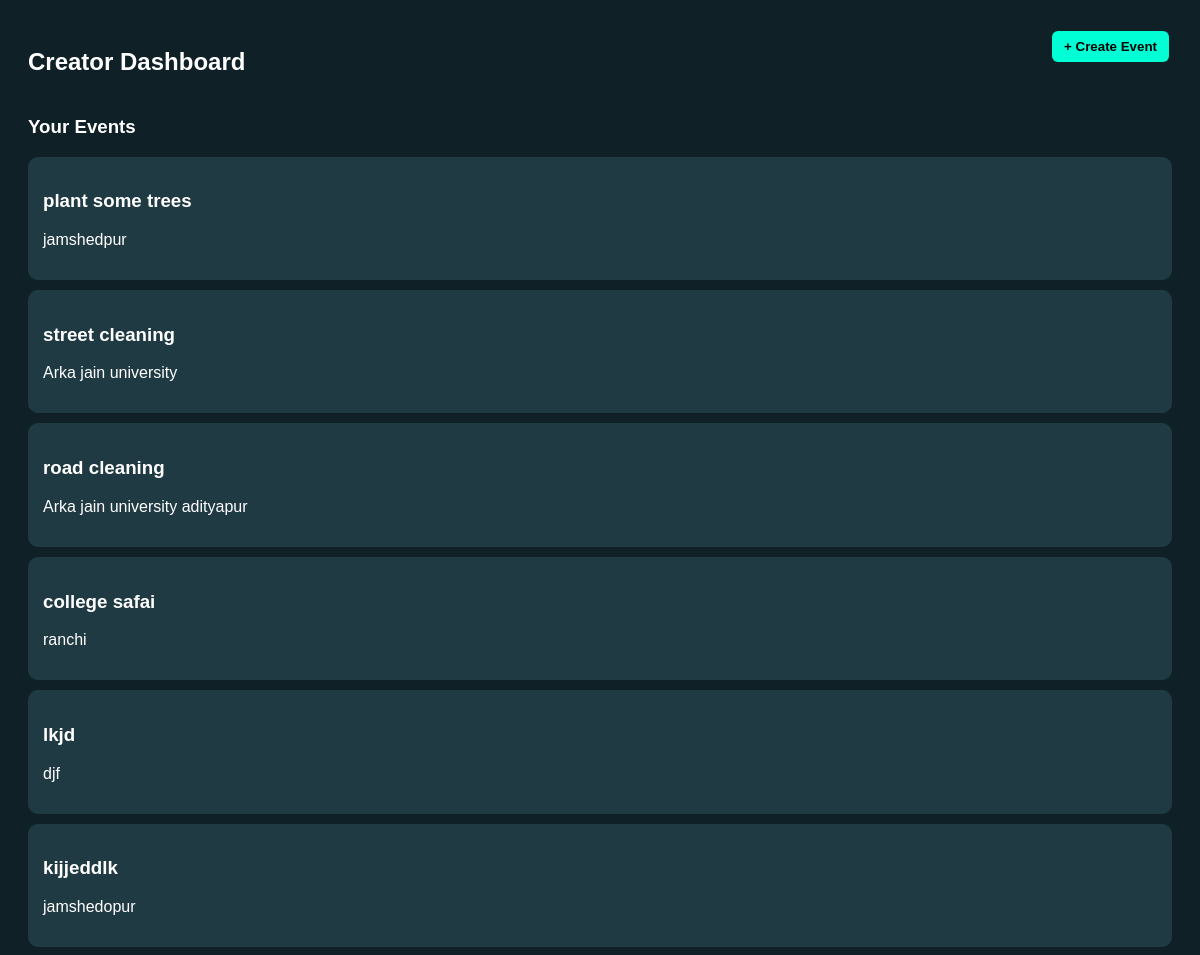
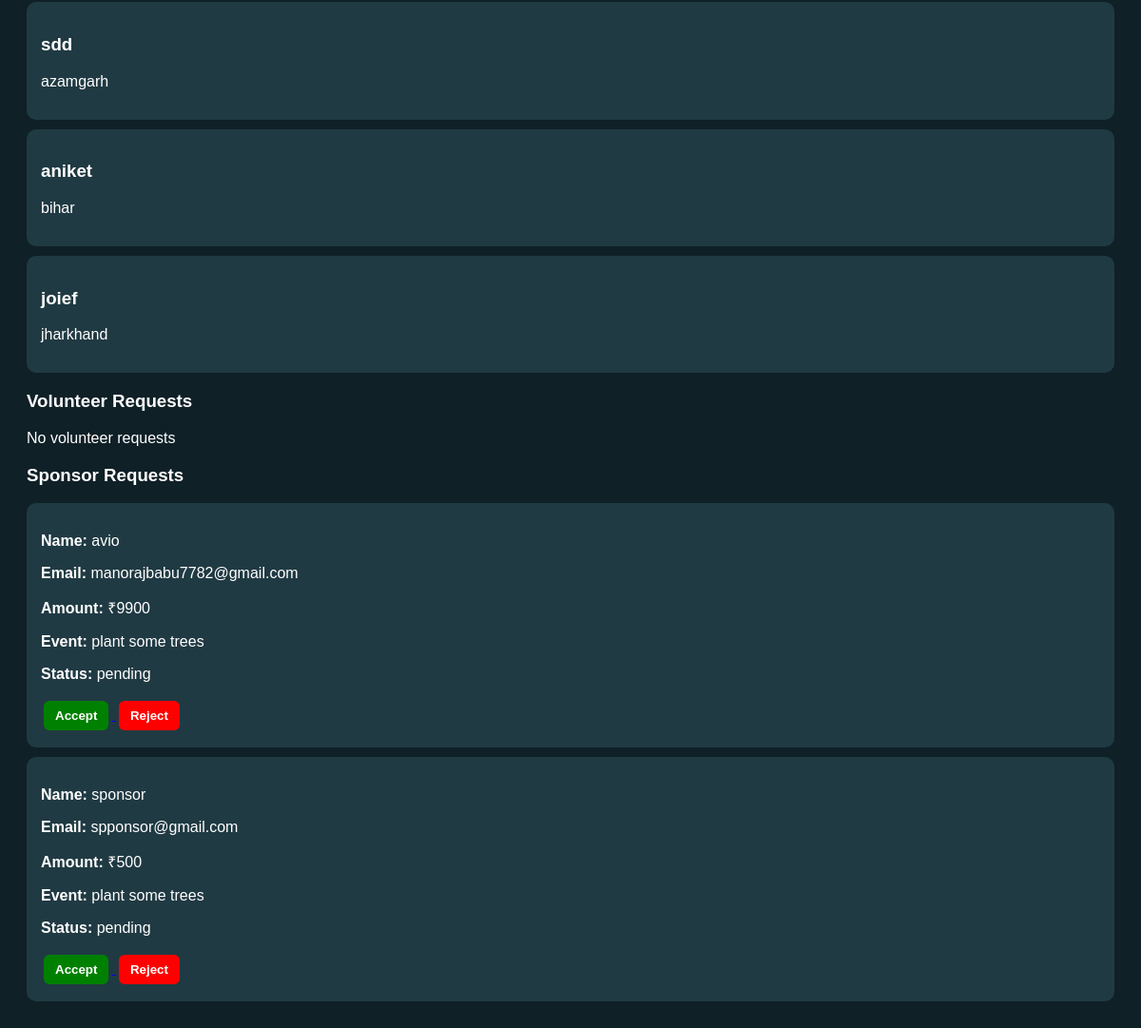
The page /dashboard/ (signed in) on the database its author committed (2 pictures, top to bottom).
### core/models.py (models this page shows, shortened)
class Event(models.Model):
    title = models.CharField(max_length=100)
    description = models.TextField()
    location = models.CharField(max_length=100)
    normalized_location = models.CharField(max_length=100)
    start_date = models.DateField(null=True, blank=True)
    end_date = models.DateField(null=True, blank=True)
    created_by = models.ForeignKey(User, on_delete=models.CASCADE)

class Sponsorship(models.Model):
    STATUS_CHOICES = (
        ('pending', 'Pending'),
        ('approved', 'Approved'),
        ('rejected', 'Rejected'),
    )
    sponsor = models.ForeignKey(User, on_delete=models.CASCADE)
    event = models.ForeignKey(Event, on_delete=models.CASCADE)
    amount = models.IntegerField()
    status = models.CharField(max_length=10, choices=STATUS_CHOICES, default='pending')

class User(AbstractUser):
    ROLE_CHOICES = (
        ('volunteer', 'Volunteer'),
        ('creator', 'Event Creator'),
        ('sponsor', 'Sponsor'),
    )
    role = models.CharField(max_length=20, choices=ROLE_CHOICES)
    email = models.EmailField(blank=True)
    groups = models.ManyToManyField('auth.Group', related_name='core_user_set', blank=True)
    user_permissions = models.ManyToManyField('auth.Permission', related_name='core_user_permissions_set', blank=True)

### core/views.py (the view)
# urls.py: path('dashboard/', views.creator_dashboard, name='dashboard'),
@login_required
def creator_dashboard(request):
    if request.user.role != 'creator':
        return redirect('home')
    events = Event.objects.filter(created_by=request.user)
    participations = Participation.objects.filter(
        event__in=events, status='pending'
    )
    sponsorships = Sponsorship.objects.filter(
        event__in=events, status='pending'
    )
    return render(request, 'dashboard.html', {
        'events': events,
        'participations': participations,
        'sponsorships': sponsorships
    })

### templates/dashboard.html (shortened to what this page needs)
<!DOCTYPE html>
<html>
<head>
</head>
<body>
<div class="top-bar">
    <h2>Creator Dashboard</h2>
    <a href="/create-event/">
        <button class="btn create-btn">+ Create Event</button>
    </a>
</div>
<h3>Your Events</h3>
{% for event in events %}
<div class="card">
    <h3>{{ event.title }}</h3>
    <p>{{ event.location }}</p>
</div>
{% empty %}
<p>No events created yet</p>
{% endfor %}
<h3>Volunteer Requests</h3>
{% for p in participations %}
<div class="card">
    <p><strong>Name:</strong> {{ p.user.username }}</p>
    <p><strong>Email:</strong> {{ p.user.email }}</p>
    <p><strong>Event:</strong> {{ p.event.title }}</p>
    <p><strong>Status:</strong> {{ p.status }}</p>
    {% if p.status == "pending" %}
        <a href="/approve-part/{{ p.id }}/">
            <button class="btn accept">Accept</button>
        </a>
        <a href="/reject-part/{{ p.id }}/">
            <button class="btn reject">Reject</button>
        </a>
    {% endif %}
</div>
{% empty %}
<p>No volunteer requests</p>
{% endfor %}
<h3>Sponsor Requests</h3>
{% for s in sponsorships %}
<div class="card">
    <p><strong>Name:</strong> {{ s.sponsor.username }}</p>
    <p><strong>Email:</strong> {{ s.sponsor.email }}</p>
    <p><strong>Amount:</strong> ₹{{ s.amount }}</p>
    <p><strong>Event:</strong> {{ s.event.title }}</p>
    <p><strong>Status:</strong> {{ s.status }}</p>
    {% if s.status == "pending" %}
        <a href="/approve-spon/{{ s.id }}/">
            <button class="btn accept">Accept</button>
        </a>
        <a href="/reject-spon/{{ s.id }}/">
            <button class="btn reject">Reject</button>
        </a>
    {% endif %}
</div>
{% empty %}
<p>No sponsorship requests</p>
{% endfor %}
</body>
</html>

### templates/dashboard.html (style rules this page uses)
body { font-family:sans-serif; background:#0f2027; color:white; padding:20px; }
.top-bar { display:flex; justify-content:space-between; margin-bottom:20px; }
.btn { padding:8px 12px; border:none; border-radius:6px; cursor:pointer; font-weight:bold; margin:3px; }
.create-btn { background:#00ffd5; }
.accept { background:green; color:white; }
.reject { background:red; color:white; }
.card { background:#203a43; padding:15px; margin:10px 0; border-radius:10px; }

### rows shown on the page
Event: title "plant some trees", location "jamshedpur"
Event: title "street cleaning", location "Arka jain university"
Event: title "road cleaning", location "Arka jain university adityapur"
Event: title "college safai", location "ranchi"
Event: title "lkjd", location "djf"
Event: title "kijjeddlk", location "jamshedopur"
Event: title "sdd", location "azamgarh"
Event: title "aniket", location "bihar"
Event: title "joief", location "jharkhand"
Sponsorship: sponsor.username "avio", sponsor.email "manorajbabu7782@gmail.com", amount "9900", event "plant some trees", status "pending"
Sponsorship: sponsor.username "sponsor", sponsor.email "spponsor@gmail.com", amount "500", event "plant some trees", status "pending"
